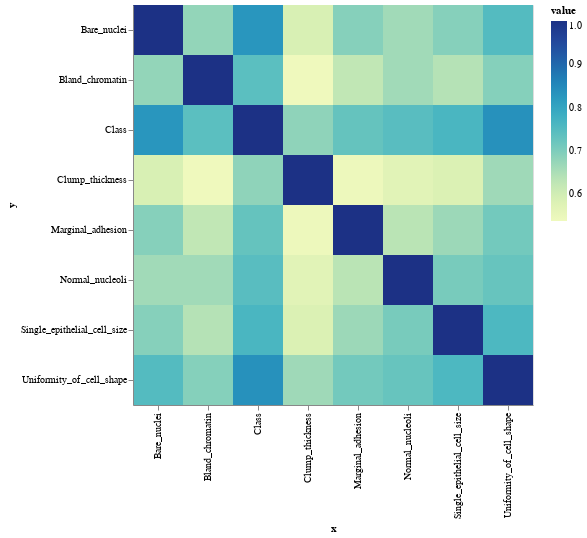

Notebook code for this chart:
### Markdown cell above
A VIF of value under 2 means no correlation among the kth predictor and other remaining predictors while when VIF value exceeds 10 this indicates too much collinearity problem. This suggests that these VIF values refer to features whose correlations with other dataset constituents are very strong.

For multicollinearity and weak correlation issue, attribute "Uniformity_of_cell_size" which have
the highest VIF value and "Mitoses" attribute which has VIF value under 2 will be dropped. Let’s
review the dataset after dimension reduction.

### Code cell
df_reduced = df_boxcoxed.drop(columns=['Uniformity_of_cell_size', 'Mitoses'])

vif_df = calculate_vif(df_reduced)
display(vif_df)
render_correlation_matrix(df_reduced).show()

df_reduced['Class'] = df_boxcoxed['Class']
display(df_reduced)

### Figure 1 — Vega-Lite specification as saved in the notebook (floating-point values rounded to 4 significant figures)
{"config": {"view": {"continuousWidth": 300, "continuousHeight": 300}}, "data": {"name": "data-5e2d52a89ef4b8a24a14f976dca3c3b5"}, "mark": {"type": "rect"}, "encoding": {"color": {"field": "value", "type": "quantitative"}, "x": {"field": "x", "type": "ordinal"}, "y": {"field": "y", "type": "ordinal"}}, "height": 400, "width": 400, "$schema": "https://vega.github.io/schema/vega-lite/v5.17.0.json", "datasets": {"data-5e2d52a89ef4b8a24a14f976dca3c3b5": [{"x": "Clump_thickness", "y": "Clump_thickness", "value": 1.0}, {"x": "Uniformity_of_cell_shape", "y": "Clump_thickness", "value": 0.6641}, {"x": "Marginal_adhesion", "y": "Clump_thickness", "value": 0.5416}, {"x": "Single_epithelial_cell_size", "y": "Clump_thickness", "value": 0.5833}, {"x": "Bare_nuclei", "y": "Clump_thickness", "value": 0.5892}, {"x": "Bland_chromatin", "y": "Clump_thickness", "value": 0.5381}, {"x": "Normal_nucleoli", "y": "Clump_thickness", "value": 0.5704}, {"x": "Class", "y": "Clump_thickness", "value": 0.6825}, {"x": "Clump_thickness", "y": "Uniformity_of_cell_shape", "value": 0.6641}, {"x": "Uniformity_of_cell_shape", "y": "Uniformity_of_cell_shape", "value": 1.0}, {"x": "Marginal_adhesion", "y": "Uniformity_of_cell_shape", "value": 0.7117}, {"x": "Single_epithelial_cell_size", "y": "Uniformity_of_cell_shape", "value": 0.7592}, {"x": "Bare_nuclei", "y": "Uniformity_of_cell_shape", "value": 0.7496}, {"x": "Bland_chromatin", "y": "Uniformity_of_cell_shape", "value": 0.6923}, {"x": "Normal_nucleoli", "y": "Uniformity_of_cell_shape", "value": 0.7253}, {"x": "Class", "y": "Uniformity_of_cell_shape", "value": 0.8364}, {"x": "Clump_thickness", "y": "Marginal_adhesion", "value": 0.5416}, {"x": "Uniformity_of_cell_shape", "y": "Marginal_adhesion", "value": 0.7117}, {"x": "Marginal_adhesion", "y": "Marginal_adhesion", "value": 1.0}, {"x": "Single_epithelial_cell_size", "y": "Marginal_adhesion", "value": 0.6676}, {"x": "Bare_nuclei", "y": "Marginal_adhesion", "value": 0.6912}, {"x": "Bland_chromatin", "y": "Marginal_adhesion", "value": 0.6245}, {"x": "Normal_nucleoli", "y": "Marginal_adhesion", "value": 0.6343}, {"x": "Class", "y": "Marginal_adhesion", "value": 0.728}, {"x": "Clump_thickness", "y": "Single_epithelial_cell_size", "value": 0.5833}, {"x": "Uniformity_of_cell_shape", "y": "Single_epithelial_cell_size", "value": 0.7592}, {"x": "Marginal_adhesion", "y": "Single_epithelial_cell_size", "value": 0.6676}, {"x": "Single_epithelial_cell_size", "y": "Single_epithelial_cell_size", "value": 1.0}, {"x": "Bare_nuclei", "y": "Single_epithelial_cell_size", "value": 0.6915}, {"x": "Bland_chromatin", "y": "Single_epithelial_cell_size", "value": 0.6398}, {"x": "Normal_nucleoli", "y": "Single_epithelial_cell_size", "value": 0.7069}, {"x": "Class", "y": "Single_epithelial_cell_size", "value": 0.7625}, {"x": "Clump_thickness", "y": "Bare_nuclei", "value": 0.5892}, {"x": "Uniformity_of_cell_shape", "y": "Bare_nuclei", "value": 0.7496}, {"x": "Marginal_adhesion", "y": "Bare_nuclei", "value": 0.6912}, {"x": "Single_epithelial_cell_size", "y": "Bare_nuclei", "value": 0.6915}, {"x": "Bare_nuclei", "y": "Bare_nuclei", "value": 1.0}, {"x": "Bland_chromatin", "y": "Bare_nuclei", "value": 0.6778}, {"x": "Normal_nucleoli", "y": "Bare_nuclei", "value": 0.6618}, {"x": "Class", "y": "Bare_nuclei", "value": 0.8284}, {"x": "Clump_thickness", "y": "Bland_chromatin", "value": 0.5381}, {"x": "Uniformity_of_cell_shape", "y": "Bland_chromatin", "value": 0.6923}, {"x": "Marginal_adhesion", "y": "Bland_chromatin", "value": 0.6245}, {"x": "Single_epithelial_cell_size", "y": "Bland_chromatin", "value": 0.6398}, {"x": "Bare_nuclei", "y": "Bland_chromatin", "value": 0.6778}, {"x": "Bland_chromatin", "y": "Bland_chromatin", "value": 1.0}, {"x": "Normal_nucleoli", "y": "Bland_chromatin", "value": 0.6623}, {"x": "Class", "y": "Bland_chromatin", "value": 0.7404}, {"x": "Clump_thickness", "y": "Normal_nucleoli", "value": 0.5704}, {"x": "Uniformity_of_cell_shape", "y": "Normal_nucleoli", "value": 0.7253}, {"x": "Marginal_adhesion", "y": "Normal_nucleoli", "value": 0.6343}, {"x": "Single_epithelial_cell_size", "y": "Normal_nucleoli", "value": 0.7069}, {"x": "Bare_nuclei", "y": "Normal_nucleoli", "value": 0.6618}, {"x": "Bland_chromatin", "y": "Normal_nucleoli", "value": 0.6623}, {"x": "Normal_nucleoli", "y": "Normal_nucleoli", "value": 1.0}, {"x": "Class", "y": "Normal_nucleoli", "value": 0.7438}, {"x": "Clump_thickness", "y": "Class", "value": 0.6825}, {"x": "Uniformity_of_cell_shape", "y": "Class", "value": 0.8364}, {"x": "Marginal_adhesion", "y": "Class", "value": 0.728}, {"x": "Single_epithelial_cell_size", "y": "Class", "value": 0.7625}, {"x": "Bare_nuclei", "y": "Class", "value": 0.8284}, {"x": "Bland_chromatin", "y": "Class", "value": 0.7404}, {"x": "Normal_nucleoli", "y": "Class", "value": 0.7438}, {"x": "Class", "y": "Class", "value": 1.0}]}}
